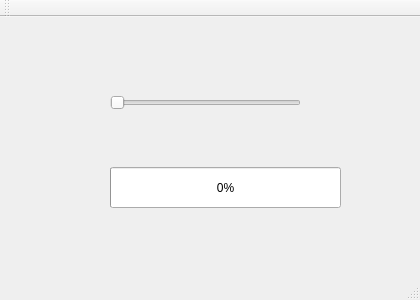
<?xml version="1.0" encoding="UTF-8"?>
<ui version="4.0">
 <class>MainWindow</class>
 <widget class="QMainWindow" name="MainWindow">
  <property name="geometry">
   <rect>
    <x>0</x>
    <y>0</y>
    <width>420</width>
    <height>300</height>
   </rect>
  </property>
  <property name="minimumSize">
   <size>
    <width>420</width>
    <height>300</height>
   </size>
  </property>
  <property name="maximumSize">
   <size>
    <width>420</width>
    <height>300</height>
   </size>
  </property>
  <property name="windowTitle">
   <string>MainWindow</string>
  </property>
  <widget class="QWidget" name="centralWidget">
   <widget class="QProgressBar" name="progressBar">
    <property name="geometry">
     <rect>
      <x>110</x>
      <y>150</y>
      <width>231</width>
      <height>41</height>
     </rect>
    </property>
    <property name="value">
     <number>0</number>
    </property>
   </widget>
   <widget class="QSlider" name="horizontalSlider">
    <property name="geometry">
     <rect>
      <x>110</x>
      <y>70</y>
      <width>191</width>
      <height>31</height>
     </rect>
    </property>
    <property name="maximum">
     <number>100</number>
    </property>
    <property name="orientation">
     <enum>Qt::Horizontal</enum>
    </property>
   </widget>
  </widget>
  <widget class="QMenuBar" name="menuBar">
   <property name="geometry">
    <rect>
     <x>0</x>
     <y>0</y>
     <width>420</width>
     <height>21</height>
    </rect>
   </property>
  </widget>
  <widget class="QToolBar" name="mainToolBar">
   <attribute name="toolBarArea">
    <enum>TopToolBarArea</enum>
   </attribute>
   <attribute name="toolBarBreak">
    <bool>false</bool>
   </attribute>
  </widget>
  <widget class="QStatusBar" name="statusBar"/>
 </widget>
 <layoutdefault spacing="6" margin="11"/>
 <resources/>
 <connections>
  <connection>
   <sender>horizontalSlider</sender>
   <signal>valueChanged(int)</signal>
   <receiver>progressBar</receiver>
   <slot>setValue(int)</slot>
   <hints>
    <hint type="sourcelabel">
     <x>205</x>
     <y>118</y>
    </hint>
    <hint type="destinationlabel">
     <x>225</x>
     <y>203</y>
    </hint>
   </hints>
  </connection>
 </connections>
</ui>
